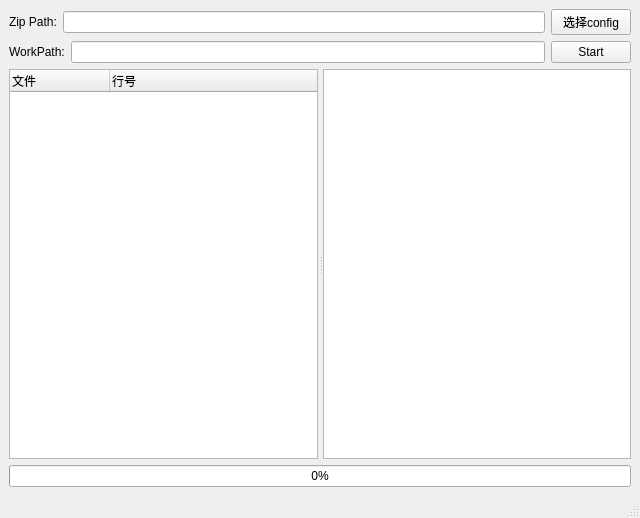
<?xml version="1.0" encoding="UTF-8"?>
<ui version="4.0">
 <class>main_window</class>
 <widget class="QMainWindow" name="main_window">
  <property name="windowModality">
   <enum>Qt::ApplicationModal</enum>
  </property>
  <property name="geometry">
   <rect>
    <x>0</x>
    <y>0</y>
    <width>640</width>
    <height>518</height>
   </rect>
  </property>
  <property name="minimumSize">
   <size>
    <width>640</width>
    <height>480</height>
   </size>
  </property>
  <property name="mouseTracking">
   <bool>false</bool>
  </property>
  <property name="acceptDrops">
   <bool>false</bool>
  </property>
  <property name="windowTitle">
   <string>验证工具</string>
  </property>
  <widget class="QWidget" name="central_widget">
   <property name="acceptDrops">
    <bool>false</bool>
   </property>
   <layout class="QGridLayout" name="gridLayout">
    <item row="0" column="0">
     <layout class="QVBoxLayout" name="vertical_layout">
      <item>
       <layout class="QHBoxLayout" name="horizontal_layout">
        <item>
         <widget class="QLabel" name="zip_path_label">
          <property name="text">
           <string>Zip Path:</string>
          </property>
         </widget>
        </item>
        <item>
         <widget class="MyQLineEdit" name="zip_path">
          <property name="minimumSize">
           <size>
            <width>471</width>
            <height>0</height>
           </size>
          </property>
          <property name="acceptDrops">
           <bool>true</bool>
          </property>
         </widget>
        </item>
        <item>
         <widget class="QPushButton" name="config_path">
          <property name="acceptDrops">
           <bool>false</bool>
          </property>
          <property name="text">
           <string>选择config</string>
          </property>
         </widget>
        </item>
       </layout>
      </item>
      <item>
       <layout class="QHBoxLayout" name="horizontal_layout_2">
        <item>
         <widget class="QLabel" name="work_path_label">
          <property name="text">
           <string>WorkPath:</string>
          </property>
         </widget>
        </item>
        <item>
         <widget class="MyQLineEdit" name="work_path">
          <property name="minimumSize">
           <size>
            <width>471</width>
            <height>0</height>
           </size>
          </property>
          <property name="acceptDrops">
           <bool>true</bool>
          </property>
         </widget>
        </item>
        <item>
         <widget class="QPushButton" name="start_button">
          <property name="text">
           <string>Start</string>
          </property>
         </widget>
        </item>
       </layout>
      </item>
      <item>
       <widget class="QSplitter" name="splitter">
        <property name="sizePolicy">
         <sizepolicy hsizetype="Expanding" vsizetype="Expanding">
          <horstretch>0</horstretch>
          <verstretch>0</verstretch>
         </sizepolicy>
        </property>
        <property name="lineWidth">
         <number>0</number>
        </property>
        <property name="midLineWidth">
         <number>0</number>
        </property>
        <property name="orientation">
         <enum>Qt::Horizontal</enum>
        </property>
        <property name="handleWidth">
         <number>5</number>
        </property>
        <property name="childrenCollapsible">
         <bool>true</bool>
        </property>
        <widget class="MyQTreeWidget" name="tree_view">
         <property name="enabled">
          <bool>true</bool>
         </property>
         <property name="contextMenuPolicy">
          <enum>Qt::ActionsContextMenu</enum>
         </property>
         <column>
          <property name="text">
           <string>文件</string>
          </property>
         </column>
         <column>
          <property name="text">
           <string>行号</string>
          </property>
         </column>
        </widget>
        <widget class="MyQTextBrowser" name="text_view">
         <property name="sizePolicy">
          <sizepolicy hsizetype="Expanding" vsizetype="Expanding">
           <horstretch>0</horstretch>
           <verstretch>0</verstretch>
          </sizepolicy>
         </property>
         <property name="acceptDrops">
          <bool>false</bool>
         </property>
        </widget>
       </widget>
      </item>
      <item>
       <widget class="QProgressBar" name="progress_bar">
        <property name="value">
         <number>0</number>
        </property>
        <property name="textVisible">
         <bool>true</bool>
        </property>
       </widget>
      </item>
     </layout>
    </item>
   </layout>
  </widget>
  <widget class="QStatusBar" name="status_bar"/>
  <widget class="QMenuBar" name="menuBar">
   <property name="geometry">
    <rect>
     <x>0</x>
     <y>0</y>
     <width>640</width>
     <height>23</height>
    </rect>
   </property>
  </widget>
 </widget>
 <customwidgets>
  <customwidget>
   <class>MyQLineEdit</class>
   <extends>QLineEdit</extends>
   <header>myqlineedit</header>
  </customwidget>
  <customwidget>
   <class>MyQTextBrowser</class>
   <extends>QTextBrowser</extends>
   <header>myqtextbrowser</header>
  </customwidget>
  <customwidget>
   <class>MyQTreeWidget</class>
   <extends>QTreeWidget</extends>
   <header location="global">myqtreewidget</header>
  </customwidget>
 </customwidgets>
 <resources/>
 <connections/>
</ui>
